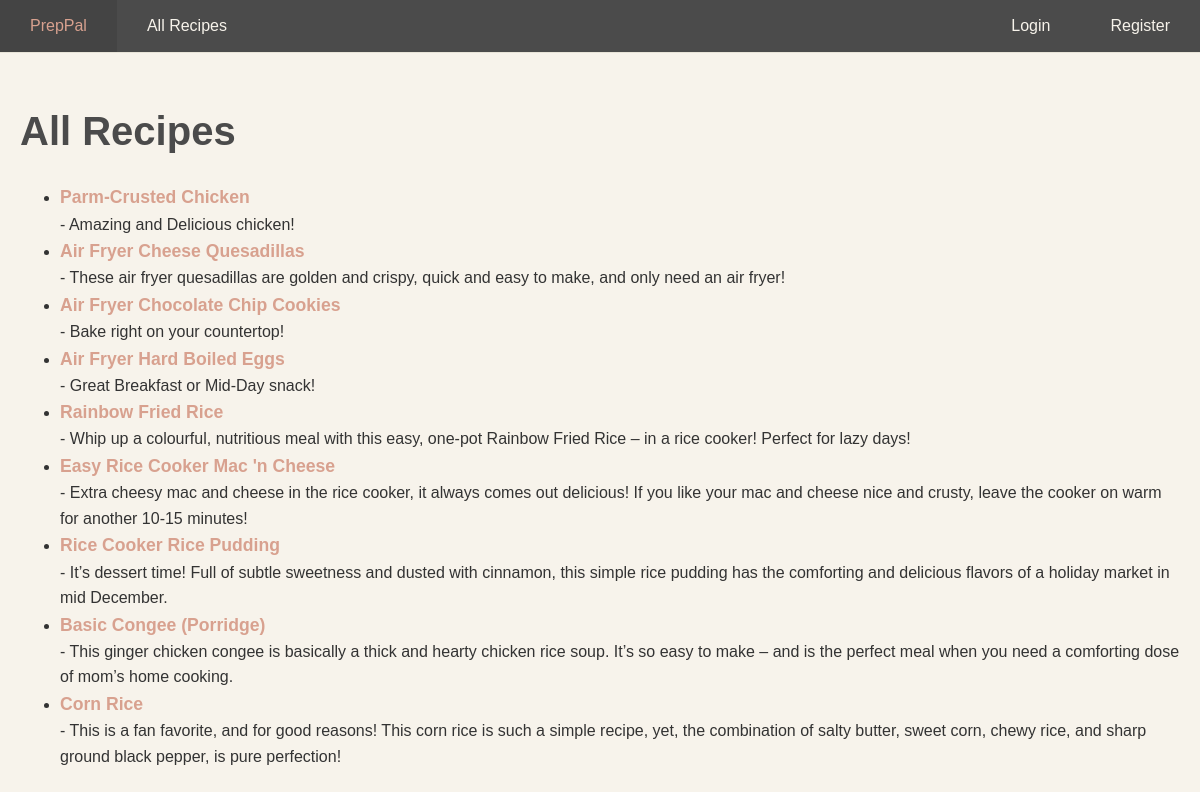
The app's page /recipes/ with its own data.
### core/models.py (models this page shows, shortened)
class Recipe(models.Model):
    name = models.CharField(max_length=50)
    short_desc = models.TextField(max_length=200)
    image = models.ImageField(upload_to='', null=True, blank=True)
    ingredients = models.TextField()
    instructions= models.TextField()
    cook_time = models.PositiveIntegerField()
    is_quick_meal = models.BooleanField(default=False)
    is_limited_appliances = models.BooleanField(default=False)
    is_vegetarian = models.BooleanField(default=False)
    user = models.ForeignKey(User, on_delete=models.CASCADE)

### core/views.py (the view)
# urls.py: path('recipes/', views.recipe_list, name='recipe_list'),
def recipe_list(request):
    recipes = Recipe.objects.all()
    return render(request, 'core/recipe_list.html', {'recipes': recipes})

### core/templates/core/recipe_list.html (shortened to what this page needs)
{% load static %}
<!DOCTYPE html>
<html>
    <head>
        <link rel="stylesheet" href="{% static 'core/styles.css' %}">
    </head>
    <body>
        {% include 'core/navbar.html' %}
        <div class="main-content">
        <h1>All Recipes</h1>
        <ul>
            {% for recipe in recipes %}
                <li><a href="{% url 'view_recipe' recipe.id %}">{{ recipe.name }}</a></li>
                - {{ recipe.short_desc }}
            {% endfor %}
        </ul>
        </div>
    </body>
</html>

### core/static/core/styles.css (style rules this page uses)
body { background-color: #F7F3EB; color: #333; margin: 0; font-family: Arial, Helvetica, sans-serif; line-height: 1.6; }
.main-content { padding: 20px; max-width: 1200px; margin: 0 auto; box-sizing: border-box; }
.main-content h1 { font-size: 2.5rem; font-weight: bold; color: #4B4B4B; margin-bottom: 20px; }
.main-content a { font-size: 1.1rem; color: #D8A18F; text-decoration: none; font-weight: bold; transition: color 0.3s, text-decoration 0.3s; }

### records on screen
Recipe: name "Parm-Crusted Chicken", short_desc "Amazing and Delicious chicken!"
Recipe: name "Air Fryer Cheese Quesadillas", short_desc "These air fryer quesadillas are golden and crispy, quick and easy to make, and only need an air fryer!"
Recipe: name "Air Fryer Chocolate Chip Cookies", short_desc "Bake right on your countertop!"
Recipe: name "Air Fryer Hard Boiled Eggs", short_desc "Great Breakfast or Mid-Day snack!"
Recipe: name "Rainbow Fried Rice", short_desc "Whip up a colourful, nutritious meal with this easy, one-pot Rainbow Fried Rice – in a rice cooker! Perfect for lazy days!"
Recipe: name "Easy Rice Cooker Mac 'n Cheese", short_desc "Extra cheesy mac and cheese in the rice cooker, it always comes out delicious! If you like your mac and cheese nice and crusty, leave the cooker on warm for another 10-15 minutes!"
Recipe: name "Rice Cooker Rice Pudding", short_desc "It’s dessert time! Full of subtle sweetness and dusted with cinnamon, this simple rice pudding has the comforting and delicious flavors of a holiday market in mid December."
Recipe: name "Basic Congee (Porridge)", short_desc "This ginger chicken congee is basically a thick and hearty chicken rice soup. It’s so easy to make – and is the perfect meal when you need a comforting dose of mom’s home cooking."
Recipe: name "Corn Rice", short_desc "This is a fan favorite, and for good reasons! This corn rice is such a simple recipe, yet, the combination of salty butter, sweet corn, chewy rice, and sharp ground black pepper, is pure perfection!"
